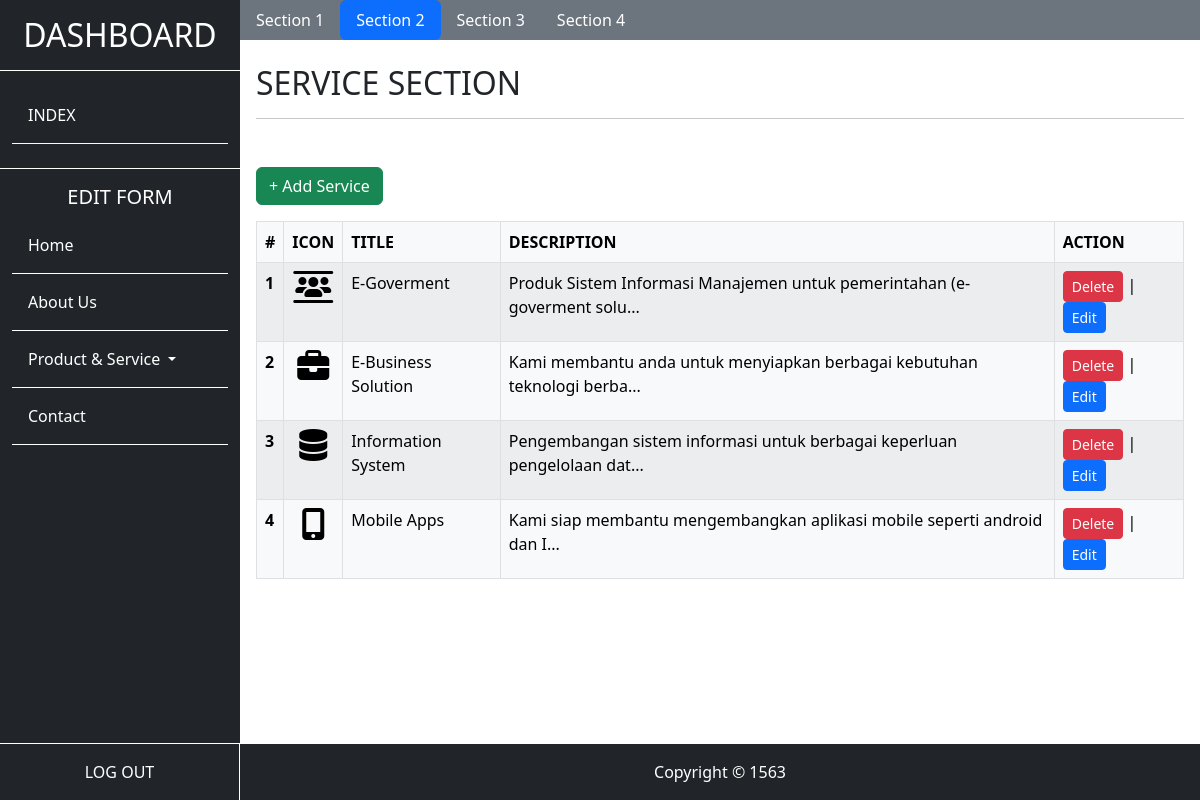
Page /company_profile/admin/home.php?p=section2 (signed in) on the committed database.
### tables this page shows
CREATE TABLE `h_service` (
  `id` int(11) NOT NULL,
  `title` varchar(100) NOT NULL,
  `description` text NOT NULL,
  `icon` text DEFAULT NULL,
  `category` varchar(100) NOT NULL
);

### company_profile/admin/home.php (the view, shortened to what this page needs)
<?php include("inc_header.php");
include '../inc/koneksi.php';
$no = 1;
$data = mysqli_query($koneksi, "SELECT * from h_hero WHERE category = 'home'");
$data2 = mysqli_query($koneksi, "SELECT * from h_service WHERE category = 'home'");
?>
<main class="content mb-5">
    <ul class="nav nav-pills bg-secondary mb-2" id="myTab" role="tablist">
        <?php $p = @$_GET['p']; ?>
        <li class="nav-item" role="presentation">
            <a class="nav-link text-white <?php echo $p == '' || $p == 'section1' ? 'active' : ''; ?>" href="home.php?p=section1">Section 1</a>
        </li>
        <li class="nav-item" role="presentation">
            <a class="nav-link text-white <?php echo $p == 'section2' ? 'active' : ''; ?>" href="home.php?p=section2">Section 2</a>
        </li>
        <li class="nav-item" role="presentation">
            <a class="nav-link text-white <?php echo $p == 'section3' ? 'active' : ''; ?>" href="home.php?p=section3">Section 3</a>
        </li>
        <li class="nav-item" role="presentation">
            <a class="nav-link text-white <?php echo $p == 'section4' ? 'active' : ''; ?>" href="home.php?p=section4">Section 4</a>
        </li>
    </ul>
    <div class="tab-content" id="myTabContent">
        <?php if ($p == '' || $p == 'section1') {
            while ($d = mysqli_fetch_array($data)) {
        ?>
                <div class="container-fluid p-3 tab-pane fade show active">
                    <h2>HERO SECTION</h2>
                    <hr class="mb-5">
                    <form class="container" method="post" action="proses/h_hero.php">
                        <input hidden type="text" class="form-control" name="id" value="<?= $d['id']; ?>">
                        <input hidden type="text" class="form-control" name="kategori" value="<?= $d['category']; ?>">
                        <input hidden type="text" class="form-control" name="page" value="<?php
                                                                                            if (isset($_GET['p'])) {
                                                                                                echo '?p=' . $_GET['p'];
                                                                                            } else {
                                                                                                echo '';
                                                                                            }
                                                                                            ?>">
                        <div class="container mb-3">
                            <label for="ijudul" class="form-label">Title</label>
                            <input type="text" class="form-control" id="ijudul" name="judul" value="<?= $d['title']; ?>">
                        </div>
                        <div class="container mb-3">
                            <label for="idesc" class="form-label">Description</label>
                            <textarea class="form-control" id="idesc" rows="6" name="deskripsi"><?= $d['description']; ?></textarea>
                        </div>
                        <button type="submit" name="submit" class="btn btn-primary">Submit</button>
                    </form>
                </div>
            <?php }
        } elseif ($p == 'section2') { ?>
            <div class="container-fluid p-3 tab-pane fade show active">
                <h2>SERVICE SECTION</h2>
                <hr class="mb-5">
                <button type="button" class="btn btn-success mb-3 inputService" data-bs-toggle="modal" data-bs-target="#exampleModalDefault">
                    + Add Service
                </button>
                <table class="table table-striped table-light table-bordered">
                    <thead>
                        <tr>
                            <th>#</th>
                            <th>ICON</th>
                            <th>TITLE</th>
                            <th>DESCRIPTION</th>
                            <th>ACTION</th>
                        </tr>
                    </thead>
                    <tbody>
                        <?php while ($d2 = mysqli_fetch_array($data2)) { ?>
                            <tr>
                                <th><?= $no++ ?></th>
                                <td class="text-center"><i class="fas fa-2x fa-<?= $d2['icon']; ?>"></i></td>
                                <td><?= $d2['title']; ?></td>
                                <td><?= substr(strip_tags($d2['description']), 0, 70) . '...'; ?></td>
                                <td>
                                    <a id="hapusIni" href="proses/h_service.php?id=<?= $d2['id']; ?>&h=<?= $d2['category'] ?>&p=<?= $_GET['p'] ?>" type="button" class="btn btn-sm btn-danger">
                                        Delete
                                    </a>
                                    |
                                    <button type="button" class="btn btn-sm btn-primary ubahService" data-bs-toggle="modal" data-bs-target="#exampleModalDefault" data-id="<?= $d2['id'] ?>">
                                        Edit
                                    </button>
                                </td>
                            </tr>
                        <?php } ?>
                    </tbody>
                </table>
            </div>
        <?php } ?>
    </div>
</main>
<?php include("inc_footer.php") ?>

### company_profile/css/admin-style.css (style rules this page uses)
.content { margin-left: 20vw; }

### rows in the picture
h_service: title "E-Goverment", description "Produk Sistem Informasi Manajemen untuk pemerintahan (e-goverment solu"
h_service: title "E-Business Solution", description "Kami membantu anda untuk menyiapkan berbagai kebutuhan teknologi berba"
h_service: title "Information System", description "Pengembangan sistem informasi untuk berbagai keperluan pengelolaan dat"
h_service: title "Mobile Apps", description "Kami siap membantu mengembangkan aplikasi mobile seperti android dan I"
